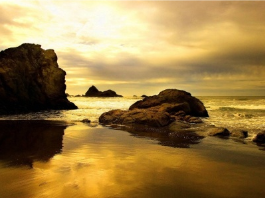
#> input picture PROJECTS/project_03_fundamentals/imgs/atardecer.PNG, 265 x 198 px, found by its file name
$ python probability_pixel.py
#> lines starting #> are read from the running program, lines starting #| are printed output that depends on the picture; long printed decimals are rounded
# Simple challenge: get probability of specific pixel value in image
import time
import cv2 as cv
import numpy as np

time_1 = time.time()

img = cv.imread("atardecer.PNG", 1)
#> img is the input picture: shape (198, 265, 3); mean B, G, R 72.6, 127.4, 156.5


img = cv.cvtColor(img, cv.COLOR_BGR2GRAY)
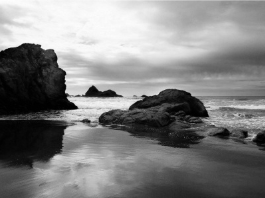
#> img: shape (198, 265); min 0, max 253, mean 129.9

total = np.shape(img)[0]*np.shape(img)[1]
#> total = 52470


print(total)
#| 52470
zero_conditions = img[img==0]
#> zero_conditions = 104 values from 0 to 0

p0 = len(zero_conditions) / total
#> p0 = 0.00198

total_time = time.time() - time_1

print("P(0) = {}".format(p0*100))
#| P(0) = 0.1982
print("time = {}".format(total_time))

$ run again, with PROJECTS/project_03_fundamentals/imgs/21.JPG saved as PROJECTS/project_03_fundamentals/imgs/atardecer.PNG
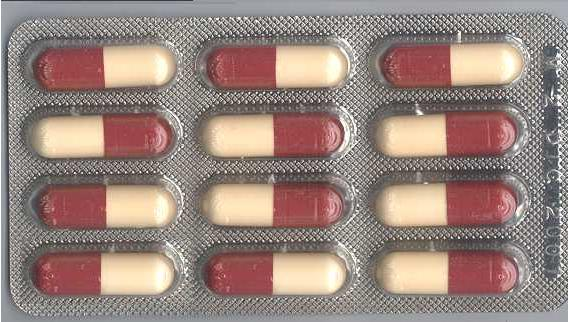
#> input picture PROJECTS/project_03_fundamentals/imgs/21.JPG, 568 x 322 px, found by its file name
#> img is the input picture: shape (322, 568, 3); mean B, G, R 126, 133.4, 153.4
#> `img = cv.cvtColor(img, cv.COLOR_BGR2GRAY)`:
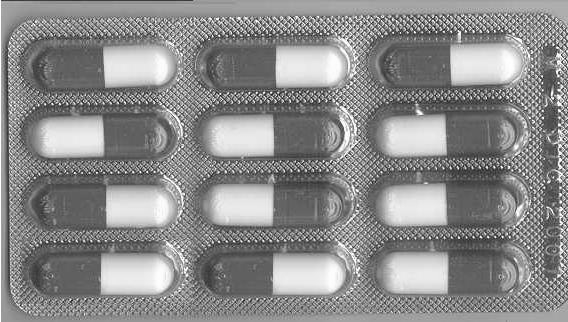
#> img: shape (322, 568); min 3, max 255, mean 138.5
#| 182896
#> zero_conditions = empty array
#> p0 = 0
#| P(0) = 0.0
